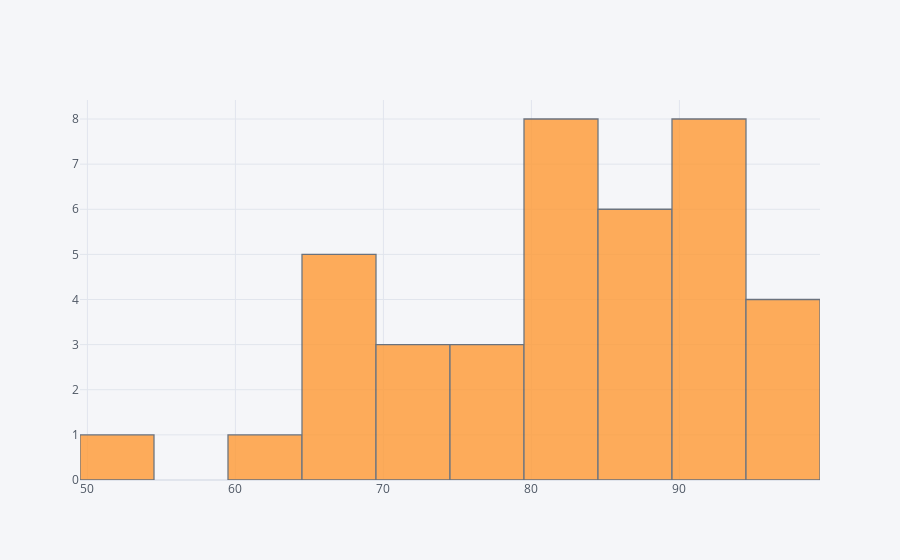

Source (notebook cell):
### Code cell
df['Water quality as pct'].iplot(kind = 'hist')

### Figure 1 — Plotly figure (JSON) as saved in the notebook; plotly's stock layout.template omitted (floating-point values rounded to 4 significant figures)
{"data": [{"histfunc": "count", "histnorm": "", "marker": {"color": "rgba(255, 153, 51, 1.0)", "line": {"color": "#4D5663", "width": 1.3}}, "name": "Water quality as pct", "opacity": 0.8, "orientation": "v", "type": "histogram", "x": [92, 93, 84, 91, 69, 87, 94, 82, 94, 82, 93, 69, 76, 99, 82, 67, 71, 86, 78, 77, 85, 67, 93, 90, 96, 80, 87, 82, 89, 73, 95, 96, 63, 85, 84, 81, 72, 54, 69]}], "layout": {"barmode": "overlay", "legend": {"bgcolor": "#F5F6F9", "font": {"color": "#4D5663"}}, "paper_bgcolor": "#F5F6F9", "plot_bgcolor": "#F5F6F9", "title": {"font": {"color": "#4D5663"}}, "xaxis": {"gridcolor": "#E1E5ED", "showgrid": true, "tickfont": {"color": "#4D5663"}, "title": {"font": {"color": "#4D5663"}, "text": ""}, "zerolinecolor": "#E1E5ED"}, "yaxis": {"gridcolor": "#E1E5ED", "showgrid": true, "tickfont": {"color": "#4D5663"}, "title": {"font": {"color": "#4D5663"}, "text": ""}, "zerolinecolor": "#E1E5ED"}}}
